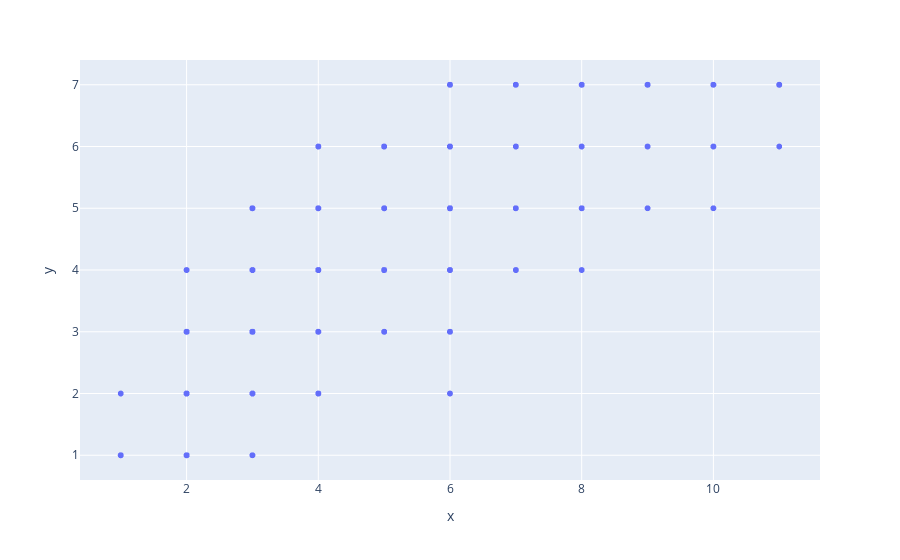

Notebook source saved alongside this figure:
### Code cell
px.scatter(y=datasets['toilets'], x = datasets['rooms'])

### Figure 1 — Plotly figure (JSON) as saved in the notebook; plotly's stock layout.template omitted (floating-point values rounded to 4 significant figures; data arrays with more than 128 entries replaced by an {"elided": "..."} marker saying what was removed)
{"data": [{"hovertemplate": "x=%{x}<br>y=%{y}<extra></extra>", "legendgroup": "", "marker": {"color": "#636efa", "symbol": "circle"}, "mode": "markers", "name": "", "showlegend": false, "type": "scattergl", "x": {"elided": "5401 int values"}, "xaxis": "x", "y": {"elided": "5401 int values"}, "yaxis": "y"}], "layout": {"legend": {"tracegroupgap": 0}, "margin": {"t": 60}, "xaxis": {"anchor": "y", "domain": [0, 1], "title": {"text": "x"}}, "yaxis": {"anchor": "x", "domain": [0, 1], "title": {"text": "y"}}}}
